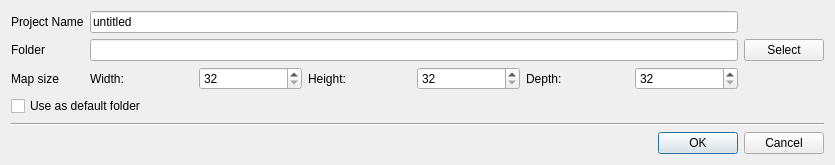
<?xml version="1.0" encoding="UTF-8"?>
<ui version="4.0">
 <class>DialogNewProject</class>
 <widget class="QDialog" name="DialogNewProject">
  <property name="geometry">
   <rect>
    <x>0</x>
    <y>0</y>
    <width>835</width>
    <height>165</height>
   </rect>
  </property>
  <property name="sizePolicy">
   <sizepolicy hsizetype="Preferred" vsizetype="Preferred">
    <horstretch>0</horstretch>
    <verstretch>0</verstretch>
   </sizepolicy>
  </property>
  <property name="windowTitle">
   <string>Dialog</string>
  </property>
  <layout class="QVBoxLayout" name="verticalLayout">
   <property name="sizeConstraint">
    <enum>QLayout::SetMinimumSize</enum>
   </property>
   <item>
    <layout class="QGridLayout" name="gridLayout">
     <item row="1" column="2">
      <widget class="QPushButton" name="pushButton">
       <property name="text">
        <string>Select</string>
       </property>
      </widget>
     </item>
     <item row="2" column="0">
      <widget class="QLabel" name="label_3">
       <property name="text">
        <string>Map size</string>
       </property>
      </widget>
     </item>
     <item row="0" column="1">
      <widget class="QLineEdit" name="project_name">
       <property name="sizePolicy">
        <sizepolicy hsizetype="Expanding" vsizetype="Fixed">
         <horstretch>0</horstretch>
         <verstretch>0</verstretch>
        </sizepolicy>
       </property>
       <property name="text">
        <string>untitled</string>
       </property>
      </widget>
     </item>
     <item row="1" column="0">
      <widget class="QLabel" name="label_2">
       <property name="text">
        <string>Folder</string>
       </property>
      </widget>
     </item>
     <item row="1" column="1">
      <widget class="QLineEdit" name="project_path"/>
     </item>
     <item row="0" column="0">
      <widget class="QLabel" name="label">
       <property name="text">
        <string>Project Name</string>
       </property>
      </widget>
     </item>
     <item row="2" column="1">
      <layout class="QHBoxLayout" name="horizontalLayout_2">
       <item>
        <widget class="QLabel" name="label_4">
         <property name="text">
          <string>Width:</string>
         </property>
        </widget>
       </item>
       <item>
        <widget class="QSpinBox" name="map_width">
         <property name="minimum">
          <number>32</number>
         </property>
         <property name="maximum">
          <number>1024</number>
         </property>
         <property name="singleStep">
          <number>32</number>
         </property>
        </widget>
       </item>
       <item>
        <widget class="QLabel" name="label_5">
         <property name="text">
          <string>Height:</string>
         </property>
        </widget>
       </item>
       <item>
        <widget class="QSpinBox" name="map_height">
         <property name="minimum">
          <number>32</number>
         </property>
         <property name="maximum">
          <number>1024</number>
         </property>
         <property name="singleStep">
          <number>32</number>
         </property>
        </widget>
       </item>
       <item>
        <widget class="QLabel" name="label_6">
         <property name="text">
          <string>Depth:</string>
         </property>
        </widget>
       </item>
       <item>
        <widget class="QSpinBox" name="map_depth">
         <property name="minimum">
          <number>32</number>
         </property>
         <property name="maximum">
          <number>1024</number>
         </property>
         <property name="singleStep">
          <number>32</number>
         </property>
        </widget>
       </item>
      </layout>
     </item>
    </layout>
   </item>
   <item>
    <widget class="QCheckBox" name="folder_check">
     <property name="text">
      <string>Use as default folder</string>
     </property>
    </widget>
   </item>
   <item>
    <spacer name="verticalSpacer">
     <property name="orientation">
      <enum>Qt::Vertical</enum>
     </property>
     <property name="sizeHint" stdset="0">
      <size>
       <width>20</width>
       <height>0</height>
      </size>
     </property>
    </spacer>
   </item>
   <item>
    <widget class="Line" name="line">
     <property name="orientation">
      <enum>Qt::Horizontal</enum>
     </property>
    </widget>
   </item>
   <item>
    <widget class="QDialogButtonBox" name="buttonBox">
     <property name="orientation">
      <enum>Qt::Horizontal</enum>
     </property>
     <property name="standardButtons">
      <set>QDialogButtonBox::Cancel|QDialogButtonBox::Ok</set>
     </property>
    </widget>
   </item>
  </layout>
 </widget>
 <resources/>
 <connections/>
</ui>
